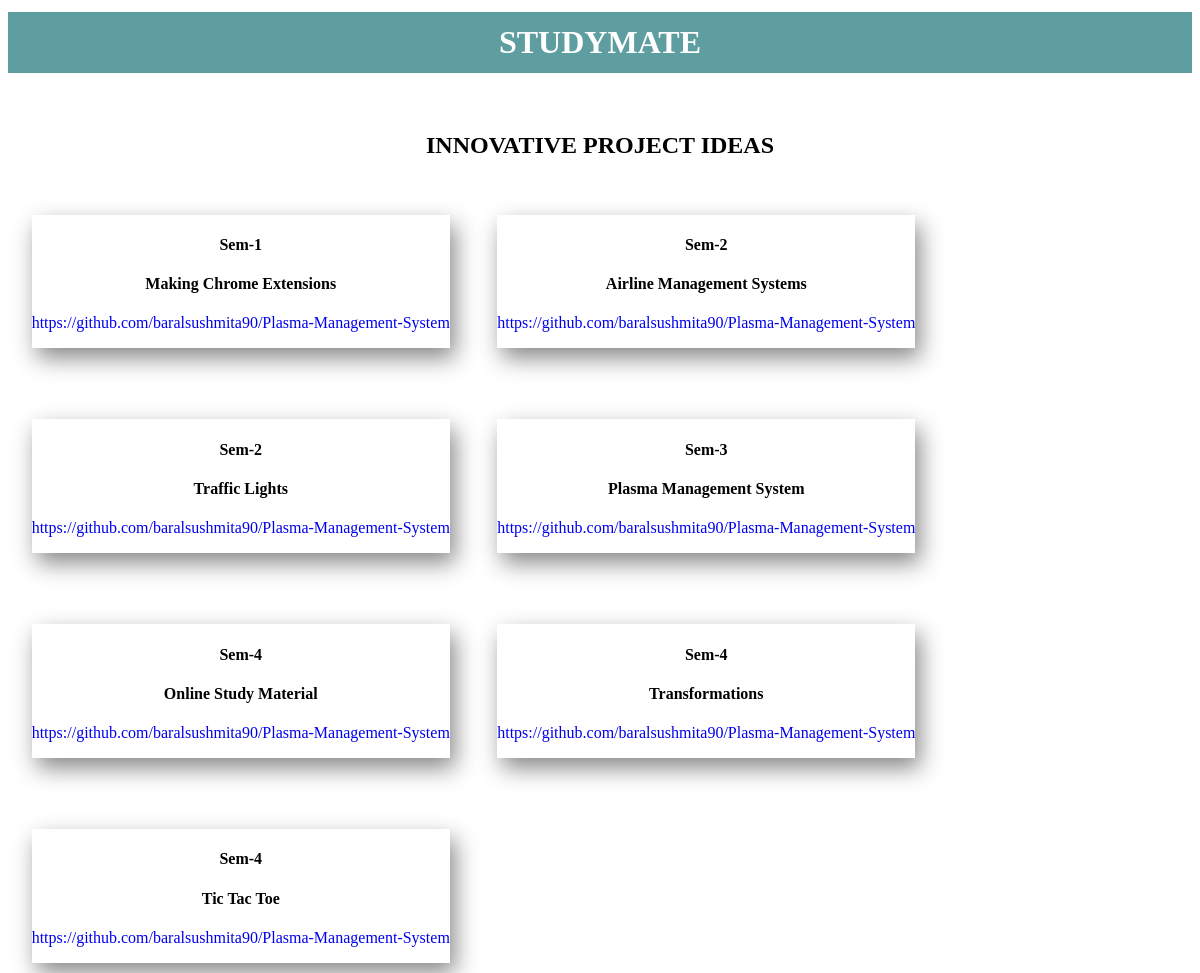
Page /project_ideas.php on the committed database.
### tables this page shows
CREATE TABLE `sem1_notes` (
  `id` int(255) NOT NULL,
  `code` varchar(255) NOT NULL,
  `title` varchar(255) DEFAULT 'NA',
  `notes_pdf` varchar(1200) DEFAULT 'NA',
  `syllabus_pdf` varchar(1200) DEFAULT 'NA',
  `books_pdf` varchar(1200) DEFAULT NULL
);

CREATE TABLE `project_table` (
  `code` varchar(1200) NOT NULL,
  `project_name` varchar(1200) NOT NULL,
  `project_link` varchar(1200) NOT NULL
);

### project_ideas.php (the view, shortened to what this page needs)
<?php
include('db_conn.php');
$sql = "SELECT count(*) FROM project_table WHERE project_name!='NA' order by code";
$result = $conn->query($sql);
$row = mysqli_fetch_array($result);
$total = $row[0];
?>
<!DOCTYPE html>
<html>
<head>
	<link rel="stylesheet" href="Css/tablestyle.css">
</head>
<body>
	<div class="nav">
	 <h1>STUDYMATE</h1>
	</div>
	<br>
	<h2><center>INNOVATIVE PROJECT IDEAS</center></h2>
	<div class="container-fluid" style="height: 100%;">
		<?php
			$var=1;
			$sql = "SELECT id,project_name,project_link FROM sem1_notes s,project_table p WHERE project_name!='NA' AND s.code=p.code ORDER BY id";
			$result = $conn->query($sql) or die($conn->error);
			while($var<=$total)
			{
				while($rows=$result->fetch_assoc())
				{
					$id=$rows['id'];
					$name=$rows['project_name'];
					$link=$rows['project_link'];
					echo "<div class='col-md-4' style='float:left;margin: 3% 2%;box-shadow: 5px 10px 22px #888888;'>";
					echo "<h4><center>Sem-$id</center></h4>";
					echo "<h4><center>$name</center></h4>";
					echo "<a href='$link'><p><center>$link</center></p></a>";
					echo "</div>";
				}
				$var++;
			}
		?>
	</div>
</body>
</html>

### Css/tablestyle.css (style rules this page uses)
a { text-decoration: none; }
h1 { margin-top: 5%; }
.nav { background-color: #5F9EA0; margin-top: -4%; }
.nav h1 { text-align: center; color: white; padding: 12px 0px; }

### project_ideas.php (style rules this page uses)
a { text-decoration: none; }

### rows in the picture
sem1_notes: id "1", project_table.project_name "Making Chrome Extensions", project_table.project_link "https://github.com/baralsushmita90/Plasma-Management-System"
sem1_notes: id "2", project_table.project_name "Airline Management Systems", project_table.project_link "https://github.com/baralsushmita90/Plasma-Management-System"
sem1_notes: id "2", project_table.project_name "Traffic Lights", project_table.project_link "https://github.com/baralsushmita90/Plasma-Management-System"
sem1_notes: id "3", project_table.project_name "Plasma Management System", project_table.project_link "https://github.com/baralsushmita90/Plasma-Management-System"
sem1_notes: id "4", project_table.project_name "Online Study Material", project_table.project_link "https://github.com/baralsushmita90/Plasma-Management-System"
sem1_notes: id "4", project_table.project_name "Transformations", project_table.project_link "https://github.com/baralsushmita90/Plasma-Management-System"
sem1_notes: id "4", project_table.project_name "Tic Tac Toe", project_table.project_link "https://github.com/baralsushmita90/Plasma-Management-System"
